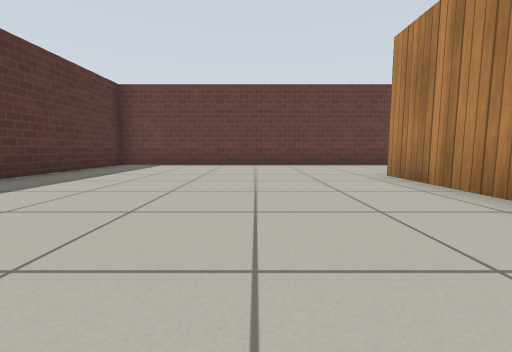
view 1 (above)

24 first-person views from a walk through a world built for the Gazebo simulator. The camera is 0.5 m above the floor, tilts 6° down and sees 90° across. The lines on the ground mark 1 m squares. The floor is counted in squares, 1 m on a side. Each view is taken from the middle of a square. On the plan, view 1 faces up. The plan holds only what a view shows up to about 9 squares ahead; the rest is blank. The place goes on beyond the plan. Gazebo's built-in surfaces are drawn with simple patterns. Some stock models are drawn as simple stand-ins.

view 2
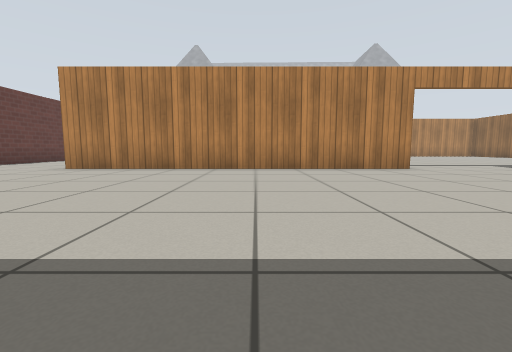

view 3
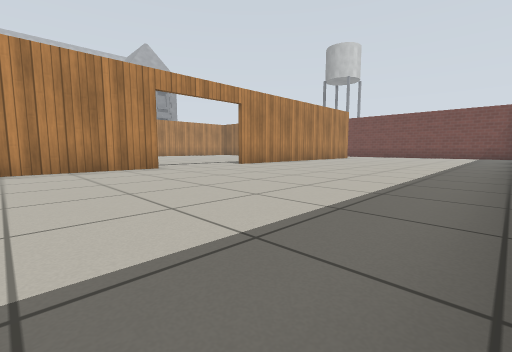

view 4
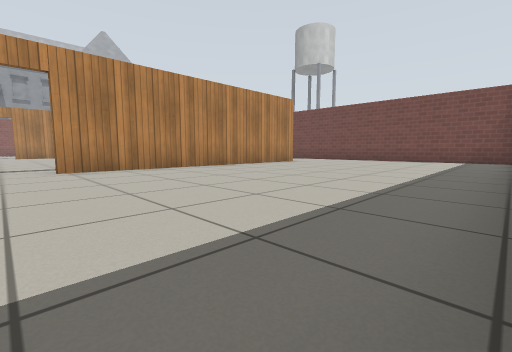

view 5
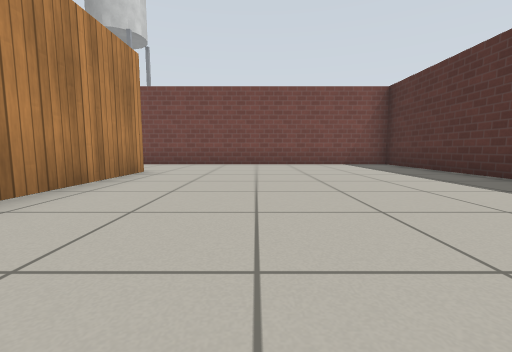

view 6
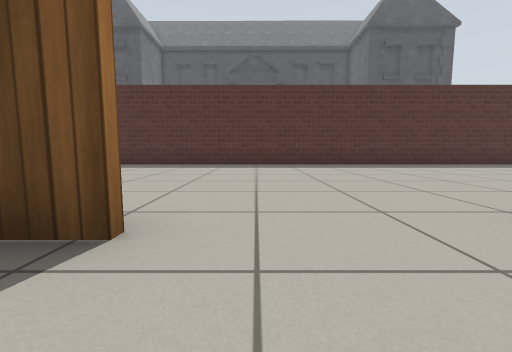

view 7
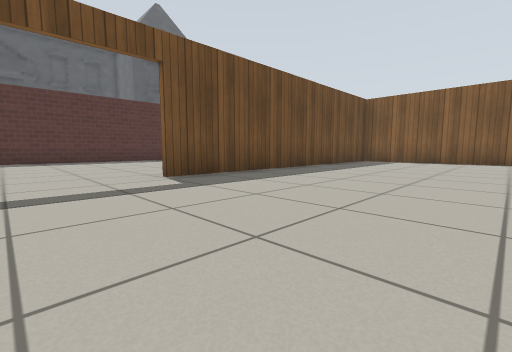

view 8
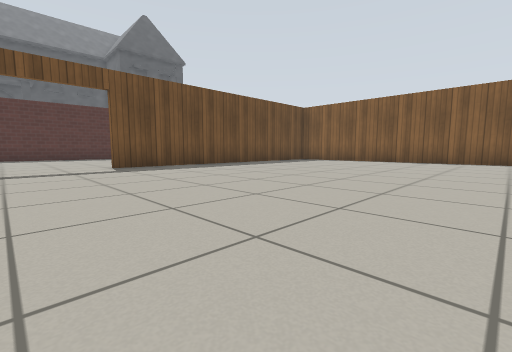

view 9
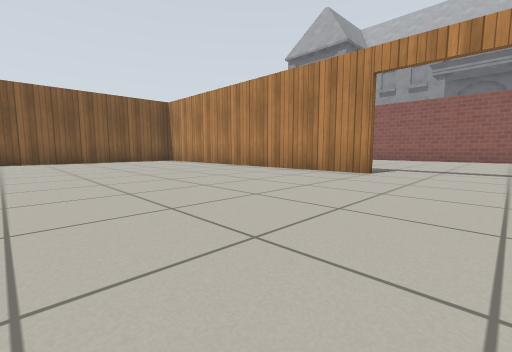

view 10
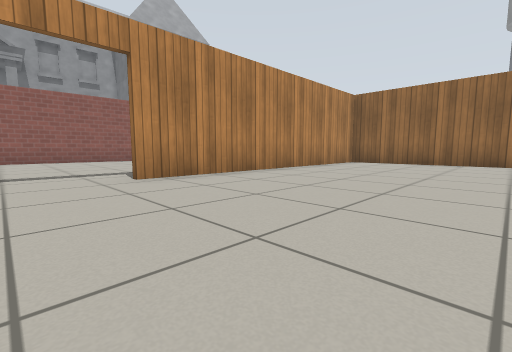

view 11
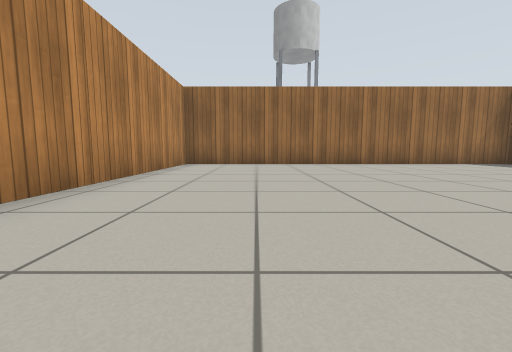

view 12
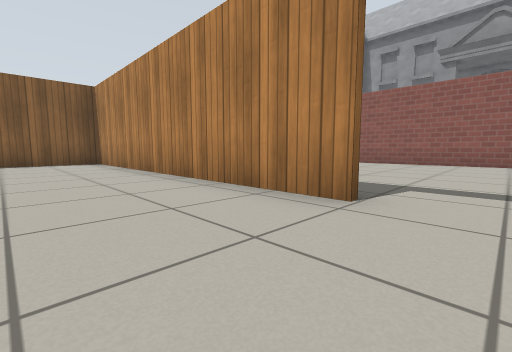

view 13
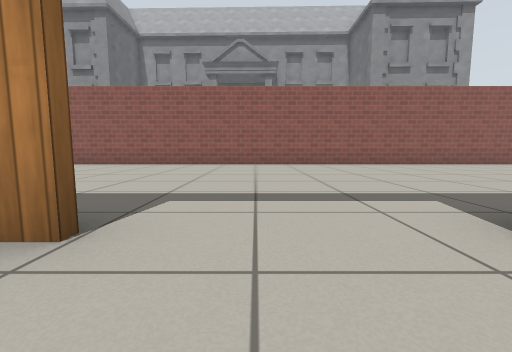

view 14
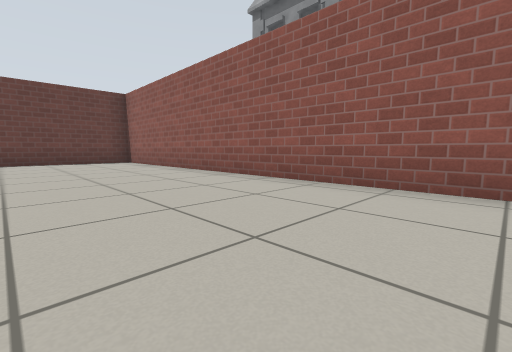

view 15
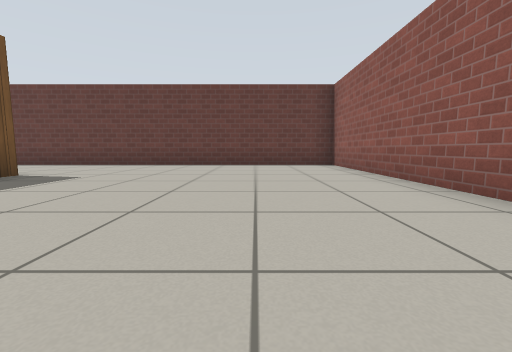

view 16
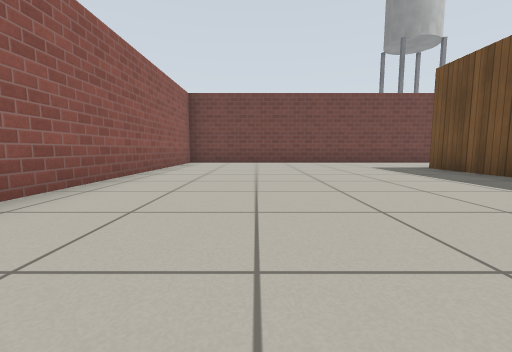

view 17
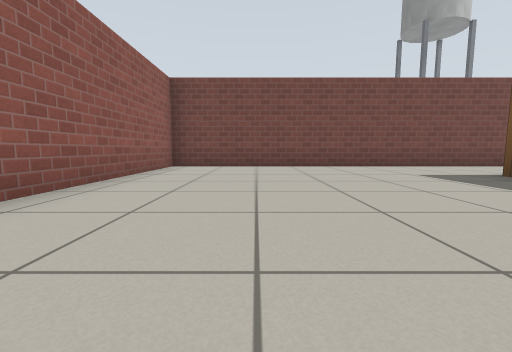

view 18
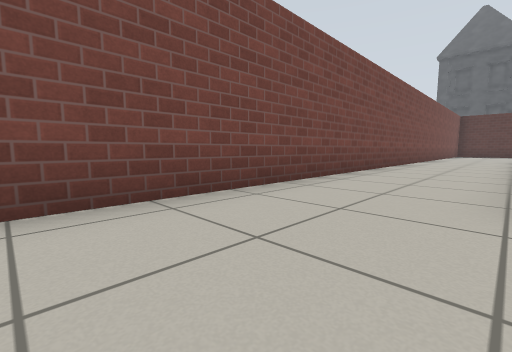

view 19
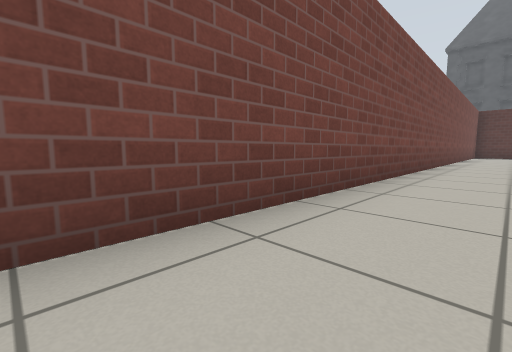

view 20
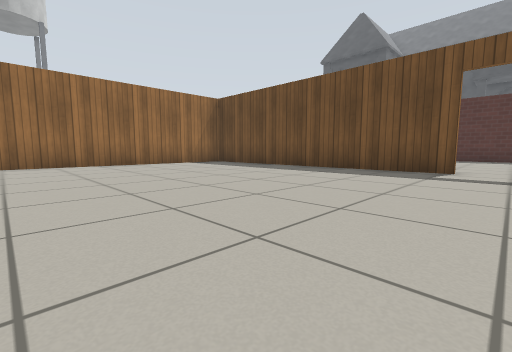

view 21
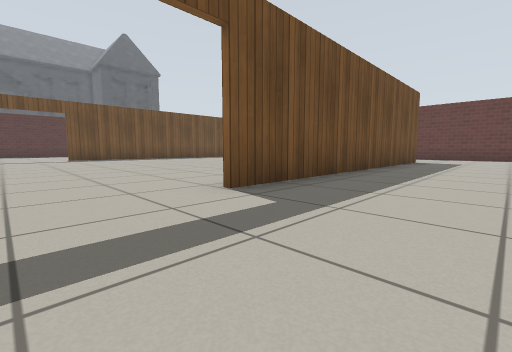

view 22
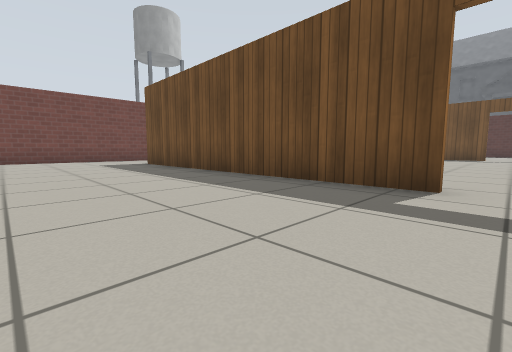

view 23
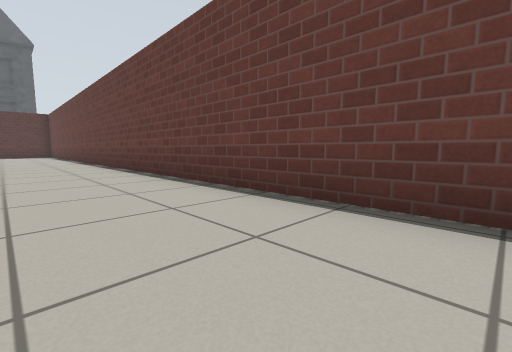

view 24
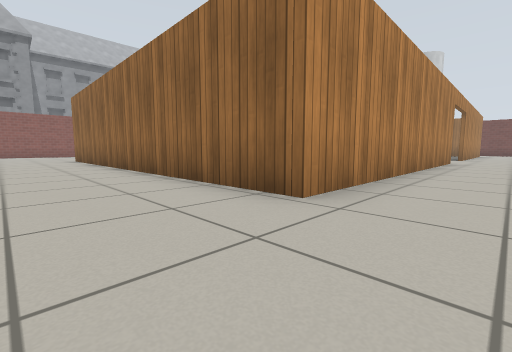

### Floor plan
Ten units are one square. View 1 is at (0, 0); x grows to the right and y downward. Boxes are objects, and circles mark ways between rooms. Rooms are numbered by the first view taken in them; rooms with no view inside come last. Other rooms are left out.
<svg viewBox="-48 -87 257 266">
<path fill="none" stroke="#000" d="M25 40 25 -48M-43 -23 -43 104M-43 132 -43 174 14 174M25 148 25 68M24 -82 -43 -82 -43 -43M133 40 133 -47 46 -47M26 68 26 126M26 -26 26 40M26 145 133 145 133 65M135 65 135 147M135 -49 135 40M25 -48 119 -48M14 174 204 174 204 -82 24 -82"/>
<circle cx="26" cy="52" r="3" fill="#2a7"/>
<circle cx="25" cy="165" r="3" fill="#2a7"/>
<circle cx="30" cy="-65" r="3" fill="#2a7"/>
<circle cx="130" cy="50" r="3" fill="#2a7"/>
<text x="-10" y="50">1</text>
<text x="80" y="50">2</text>
<text x="150" y="50">3</text>
</svg>
Room 1 opens to room 2. Room 1 opens to room 3. Room 2 opens to room 3.

Where each view was taken, in squares from view 1:
view 1: 0 up, 0 right, facing up
view 2: 0 up, 4 left, facing right
view 3: 1 down, 4 left, facing down-right
view 4: 6 down, 4 left, facing down-right
view 5: 9 down, 0 right, facing down
view 6: 6 down, 4 right, facing left
view 7: 6 down, 7 right, facing up-left
view 8: 6 down, 10 right, facing up-left
view 9: 6 down, 8 right, facing up-right
view 10: 5 down, 9 right, facing down-right
view 11: 6 down, 11 right, facing down
view 12: 5 down, 11 right, facing up-right
view 13: 5 down, 12 right, facing right
view 14: 2 down, 17 right, facing up-right
view 15: 0 up, 18 right, facing up
view 16: 8 down, 18 right, facing down
view 17: 10 down, 18 right, facing down
view 18: 15 down, 16 right, facing down-left
view 19: 16 down, 14 right, facing down-left
view 20: 6 down, 9 right, facing down-left
view 21: 6 down, 16 right, facing up-left
view 22: 6 down, 17 right, facing down-left
view 23: 6 up, 15 right, facing up-left
view 24: 7 up, 1 right, facing down-right
